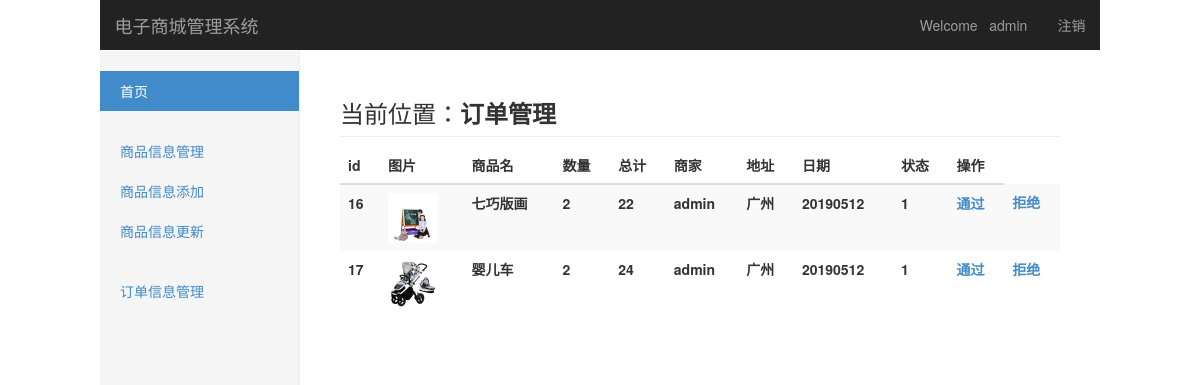
The page /admin/trader/order/trader_order_check.php (signed in) on the database its author committed.
### tables this page shows
CREATE TABLE `orderform` (
  `id` int(8) NOT NULL AUTO_INCREMENT,
  `user_id` int(20) NOT NULL,
  `trader_id` int(20) NOT NULL,
  `product_id` int(20) NOT NULL,
  `num` int(10) DEFAULT NULL,
  `address` varchar(50) NOT NULL,
  `date` varchar(50) NOT NULL,
  `state` int(2) NOT NULL,
  `price` int(10) NOT NULL,
  PRIMARY KEY (`id`)
);

CREATE TABLE `product` (
  `id` int(8) NOT NULL AUTO_INCREMENT,
  `name` varchar(50) NOT NULL,
  `price` int(20) NOT NULL,
  `num` int(20) NOT NULL,
  `trader_id` int(20) DEFAULT NULL,
  `picture` varchar(50) DEFAULT NULL,
  `del` int(2) DEFAULT NULL,
  PRIMARY KEY (`id`)
);

CREATE TABLE `trader` (
  `id` int(8) NOT NULL AUTO_INCREMENT,
  `username` varchar(50) NOT NULL,
  `password` varchar(50) NOT NULL,
  `phone_num` varchar(50) NOT NULL,
  `del` int(2) DEFAULT NULL,
  PRIMARY KEY (`id`)
);

### admin/trader/order/trader_order_check.php (the view, shortened to what this page needs)
<?php
include '../header.php';
$id=$_SESSION['id'];
$link = $db->link;
$sql="SELECT orderform.*,product.name,product.picture,trader.username
FROM orderform,trader,product
where   orderform.trader_id=trader.id
and orderform.product_id=product.id
and   orderform.state=1
and orderform.trader_id=$id
 ";
$result=mysql_query($sql,$link);
?>
<div class="col-sm-9   col-md-8 col-md-offset-3  main">
    <h3 class="sub-header">当前位置：<strong>订单管理</strong></h3>
    <div class="table-responsive">
        <table class="table table-striped table-hover">
            <thead>
            <tr>
            <tr>
                <th>id</th>
                <th>图片</th>
                <th>商品名</th>
                <th>数量</th>
                <th>总计</th>
                <th>商家</th>
                <th>地址</th>
                <th>日期</th>
                <th>状态</th>
                <th>操作</th>
            </tr>
            </tr>
            </thead>
            <tbody>
            <?php while($row=mysql_fetch_assoc($result)){ ?>
                <tr >
                    <th ><?php echo $row['id'] ?> </th>
                    <th ><img style="height: 50px;width: 50px;" src="../../../<?php echo $row['picture'] ?>" /> </th>
                    <th ><?php echo $row['name'] ?> </th>
                    <th ><?php echo $row['num'] ?> </th>
                    <th ><?php echo $row['price'] ?> </th>
                    <th ><?php echo $row['username'] ?> </th>
                    <th ><?php echo $row['address'] ?> </th>
                    <th ><?php echo $row['date'] ?> </th>
                    <th ><?php echo $row['state'] ?> </th>
                    <th><a href="check_accept.php?id=<?php echo $row["id"]?> ">通过</a></th>
                    <th><a href="check_refuse.php?id=<?php echo $row["id"]?> ">拒绝</a></th>
                </tr>
            <?php } ?>
            </tbody>
        </table>
    </div>
</div>

### admin/trader/header.php (shortened to what this page needs)
<!DOCTYPE html>
<html lang="en">
<head>
    <link href="../../../public/css/bootstrap1.min.css" rel="stylesheet">
    <link href="../../../public/css/dashboard.css" rel="stylesheet">
</head>
<body>
<nav class="navbar navbar-inverse navbar-fixed-top " style="margin:0 8.3% 0 8.3% ;color: #999999   " role="navigation">
    <div class="container-fluid">
        <div class="navbar-header">
            <a class="navbar-brand" href="#">电子商城管理系统</a>
        </div>
        <div id="navbar" class="navbar-collapse collapse">
            <ul class="nav navbar-nav navbar-right">
                <li><a href="#">Welcome &nbsp <?php echo $_SESSION["username"] ?> </a></li>
                <li><a href="../trader_login.php">注销</a></li>
            </ul>
        </div>
    </div>
</nav>
<div class="container-fluid">
    <div class="row">
        <div class="col-sm-2  col-md-2 col-md-offset-1 sidebar" id="sidebar">
            <ul class="nav nav-sidebar">
                <li class="active"><a href="#">首页</a></li>
            </ul>
            <ul class="nav nav-sidebar">
                <li><a href="../product/trader_product_manager.php">商品信息管理</a></li>
                <li><a href="../product/trader_product_add.php">商品信息添加</a></li>
                <li><a href="../product/trader_product_update.php">商品信息更新</a></li>
            </ul>
            <ul class="nav nav-sidebar">
                <li><a href="../order/trader_order_check.php">订单信息管理</a></li>
            </ul>
        </div>
        <br/><br/><br/>

### public/css/dashboard.css (style rules this page uses)
.sub-header { padding-bottom: 10px; border-bottom: 1px solid #eee; }
.navbar-fixed-top { border: 0; }
.sidebar { display: none; }
@media (min-width: 768px) { .sidebar { position: fixed; top: 51px; bottom: 0; left: 0; z-index: 1000; display: block; padding: 20px; overflow-x: hidden; overflow-y: auto; background-color: #f5f5f5; border-right: 1px solid #eee; } }
.nav-sidebar { margin-right: -21px; margin-bottom: 20px; margin-left: -20px; }
.nav-sidebar > li > a { padding-right: 20px; padding-left: 20px; }
.nav-sidebar > .active > a, .nav-sidebar > .active > a:hover, .nav-sidebar > .active > a:focus { color: #fff; background-color: #428bca; }
.main { padding: 20px; }
@media (min-width: 768px) { .main { padding-right: 40px; padding-left: 40px; } }

### admin/trader/header.php (style rules this page uses)
* { margin: 0px;padding: 0px; }

### rows shown on the page
orderform: id "16", product.picture (picture), product.name "七巧版画", num "2", price "22", trader.username "admin", address "广州", date "20190512", state "1"
orderform: id "17", product.picture (picture), product.name "婴儿车", num "2", price "24", trader.username "admin", address "广州", date "20190512", state "1"

### other values the page prints
$_SESSION["username"] "admin"
